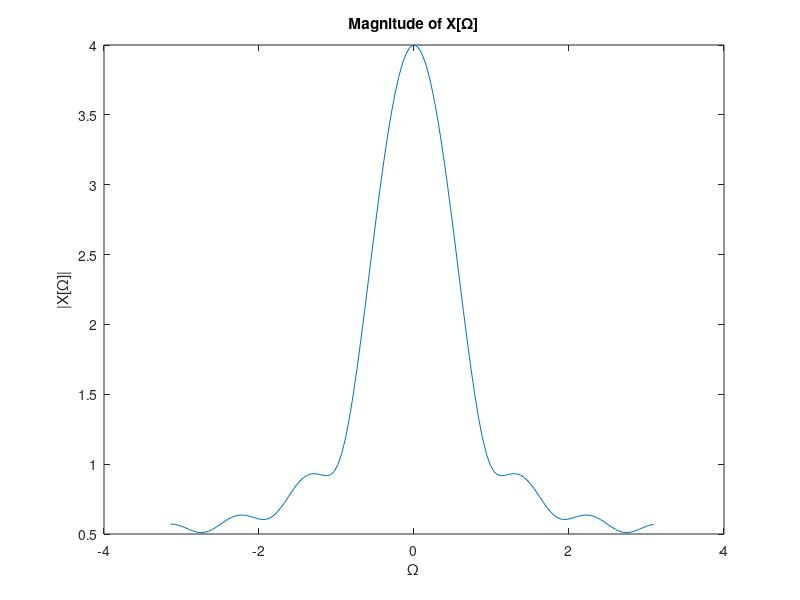
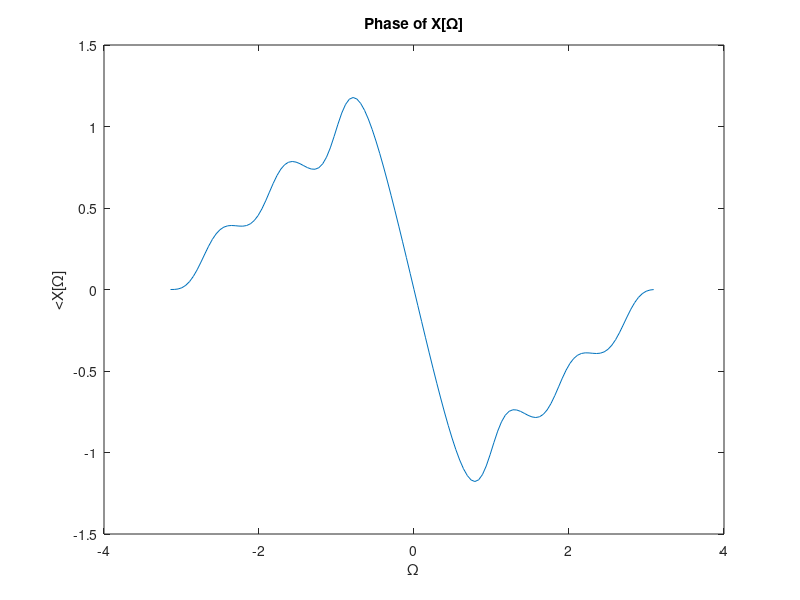
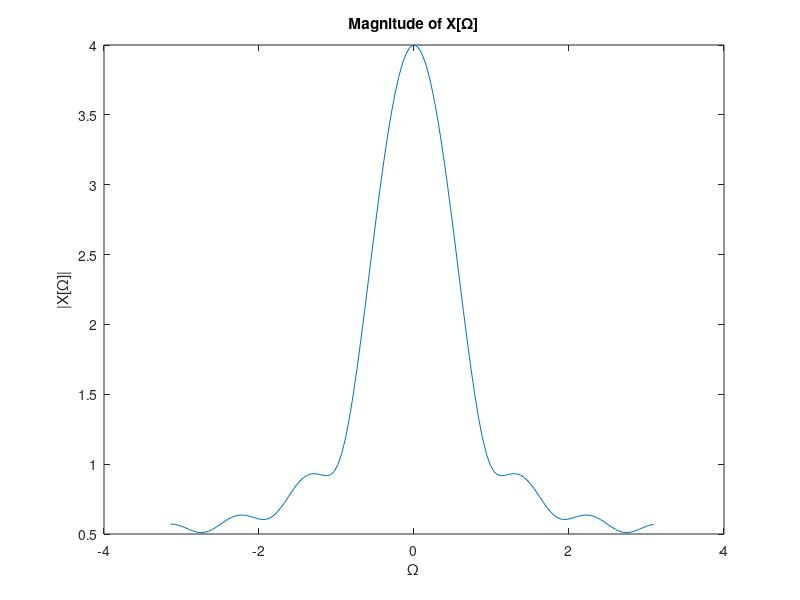
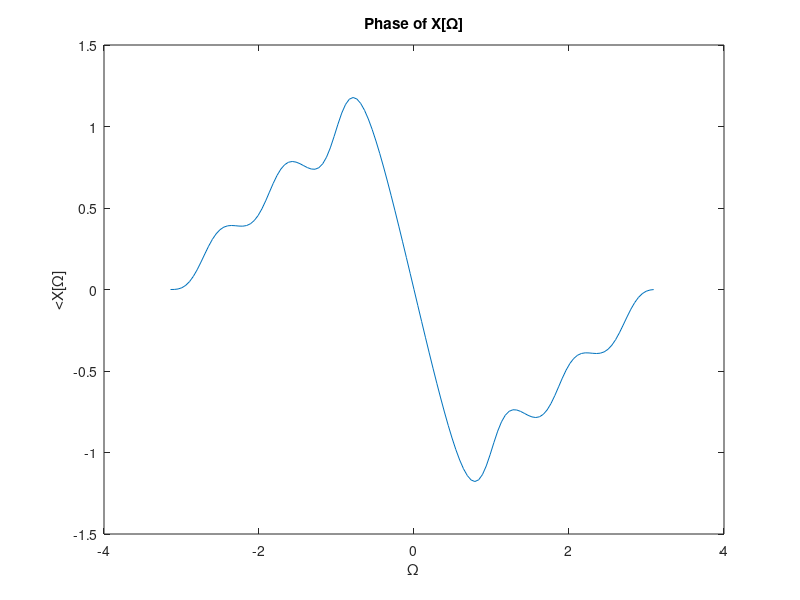

MATLAB code for these plots, in order:
%% A) Discrete-Time Fourier Series (DTFT)
%%% Part 1 - DTFT
clc
clear
N0 = 128;
n = 0:N0-1;
ohm = (2*pi/128).*(-64:63);

x = [1 (6/7) (5/7) (4/7) (3/7) (2/7) (1/7) zeros(1, 121)];
X = fft(x);

figure;
plot(ohm, fftshift(abs(X)));
title('Magnitude of X[Ω]')
xlabel('Ω')
ylabel('|X[Ω]|')

figure;
plot(ohm, fftshift(angle(X)));
title('Phase of X[Ω]')
xlabel('Ω')
ylabel('<X[Ω]')

% figure;
% plot(ohm, abs(X));
% title('Magnitude of X[Ω]')
% xlabel('Ω')
% ylabel('|X[Ω]|')
% 
% figure;
% plot(ohm, angle(X));
% title('Phase of X[Ω]')
% xlabel('Ω')
% ylabel('<X[Ω]')

%% Part 2 - FTDT by Hand
clc
clear
ohm = (2*pi/128).*(-64:63);

X = 1 + (6/7).*exp(-1i.*ohm) ...
    + (5/7).*exp(-1i.*2.*ohm) ...
    + (4/7).*exp(-1i.*3.*ohm) ...
    + (3/7).*exp(-1i.*4.*ohm) ...
    + (2/7).*exp(-1i.*5.*ohm) ...
    + (1/7).*exp(-1i.*6.*ohm);

figure;
plot(ohm, abs(X));
title('Magnitude of X[Ω]')
xlabel('Ω')
ylabel('|X[Ω]|')



figure;
plot(ohm, angle(X));
title('Phase of X[Ω]')
xlabel('Ω')
ylabel('<X[Ω]')


%%
% 
%  yes the results of part 2 are consistent with part 1.
% 

%% Part 3 - IFFT of Hand Calculated DTFT
clc
clear
N0 = 128;
n = 0:N0-1;
ohm = (2*pi/128).*(-64:63);

X = 1 + (6/7).*exp(-1i.*ohm) ...
    + (5/7).*exp(-1i.*2.*ohm) ...
    + (4/7).*exp(-1i.*3.*ohm) ...
    + (3/7).*exp(-1i.*4.*ohm) ...
    + (2/7).*exp(-1i.*5.*ohm) ...
    + (1/7).*exp(-1i.*6.*ohm);

% X = fftshift(X);

x = ifft(X);

figure;
stem(n, x);
title('Plot of x[n]')
xlabel('n')
ylabel('x[n]')

%%
% 
%  No the result isn't the same as x[n] since the definition of the IFFT
%  command in MATLAB requires an additional shift using the FFTSHIFT
%  command.
% 

%% B) Time Convolution
%%% Part 1 - DTFT plot of x[n]
clc
clear
n = (0:15);
u_c = @(t) 1.0.*(t>=0);
u = @(n) u_c(n).*(mod(n,1) == 0);
x = sin(2*pi*n/10).*(u(n) - u(n-10));

omega= linspace(-pi,pi,1001);
W_omega = exp(-1i).^((0:length(x)-1)'*omega);
X = (x*W_omega);

figure;
stem(n, x);
title('Plot of x[n]')
xlabel('n')
ylabel('x[n]')

figure;
plot(omega, abs(X));
title('Magnitude of X[Ω]')
xlabel('Ω')
ylabel('|X[Ω]|')

figure;
plot(omega, angle(X));
title('Phase of X[Ω]')
xlabel('Ω')
ylabel('<X[Ω]')


% Part 2 - DTFT plot of h[n]
n = (0:9);
x = u(n)-u(n-9);


omega= linspace(-pi,pi,1001);
W_omega = exp(-1i).^((0:length(x)-1)'*omega);
H = (x*W_omega);

figure;
stem(n, x);
title('Plot of h[n]')
xlabel('n')
ylabel('h[n]')

figure;
plot(omega, abs(H));
title('Magnitude of H[Ω]')
xlabel('Ω')
ylabel('|H[Ω]|')

figure;
plot(omega, angle(H));
title('Phase of H[Ω]')
xlabel('Ω')
ylabel('<H[Ω]')

% Part 3 - Convolution Plot of X[Ω] and H[Ω]

Y = X.*H;

figure;
plot(omega, abs(Y));
title('Magnitude of Y[Ω]')
xlabel('Ω')
ylabel('|Y[Ω]|')

figure;
plot(omega, angle(Y));
title('Phase of Y[Ω]')
xlabel('Ω')
ylabel('<Y[Ω]')



%% Part 4 - Convolution Plot of x[n] and h[n] by conv command
clc
clear
n = (0:15);
u_c = @(t) 1.0.*(t>=0);
u = @(n) u_c(n).*(mod(n,1) == 0);

h = u(0:9);
x = sin(2*pi*n/10).*(u(n) - u(n-10));
n=0:24;

y = conv(x, h);

figure;
stem(n, y);
title('plot of y[n] using conv command')
xlabel('n')
ylabel('y[n]')

% Part 5 - DTFT Plot of y[n] from Part 4

omega= linspace(-pi,pi,1001);
W_omega = exp(-1i).^((0:length(y)-1)'*omega);
Y = (y*W_omega);

figure;
plot(omega, abs(Y));
title('Magnitude of Y[Ω] from part 4')
xlabel('Ω')
ylabel('|Y[Ω]|')

figure;
plot(omega, angle(Y));
title('Phase of Y[Ω]')
xlabel('Ω')
ylabel('<Y[Ω]')

%%
% 
%  Yes the same results were achieved in part 3 and 5, this is due to a
%  property of the fourier transform; The covolution of two functions in 
%  the time domain is equivelent to the product in the frequency domain.
% 

%% C) FIR Filter Design by Frequency Sampling
%%% Part 1 - High Pass FIR Filter
ohm0 = 2*pi/3;
N = 35;
n = 0:N-1;
Omega = linspace(0,2*pi*(1-1/N),N);
H_d = @(Omega) (mod(Omega,2*pi)>ohm0).*(mod(Omega,2*pi)<2*pi-ohm0);

H = H_d(Omega).*exp(-1i.*Omega.*((N-1)/2)); 
h = ifft(H);

figure;
plot(Omega, abs(H));
title('Original Highpass Filter Magnitude |Y[Ω]|')
xlabel('Ω')
ylabel('|H[Ω]|')

figure;
plot(Omega, angle(H));
title('Original Highpass Filter Phase <H[Ω]')
xlabel('Ω')
ylabel('<H[Ω]')

figure;
stem(n, h);
title('Impulse Response (h[n]) of Filter H[Ω]')
xlabel('n')
ylabel('h[n]')


%% Part 2 - Frequency Response from h[n] by freqz Command
H = freqz(h,1, 0:2*pi/1001:2*pi);
figure;
plot(0:2*pi/1001:2*pi, abs(H));
title('Highpass Filter Magnitude by freqz command')
xlabel('Ω')
ylabel('|Y[Ω]|')

%%
% 
%  Part 3 The result in part 2 is different from the ideal filter we 
%  started with in terms of the frequencies it permits. The ideal filter
%  has a strict cutoff frequency, whereas the result in part 2 has ripples
%  beyond the desired cutoff frequency. This is due to the impulse response
%  of an ideal highpass filter being noncausal and therefore physically
%  unrealizable 
% 

%% Part 4 - 71 points
clc
clear
ohm0 = 2*pi/3;
N = 71;
n = 0:N-1;
Omega = linspace(0,2*pi*(1-1/N),N);
H_d = @(Omega) (mod(Omega,2*pi)>ohm0).*(mod(Omega,2*pi)<2*pi-ohm0);

H = H_d(Omega).*exp(-1i.*Omega.*((N-1)/2)); 
h = ifft(H);

figure;
plot(Omega, abs(H));
title('Original Highpass Filter')
xlabel('Ω')
ylabel('|Y[Ω]|')

figure;
plot(Omega, angle(H));
title('Original Highpass Filter Phase <H[Ω]')
xlabel('Ω')
ylabel('<H[Ω]')

figure;
stem(n, h);
title('Impulse Response (h[n]) of Filter Y[Ω]')
xlabel('n')
ylabel('h[n]')


%%
% 
%  Part 5
%  Increasing N increases the 'resolution' since we get a more accurate
%  representation of the impulse response due to the existance of more points 
%  and a more unique signal representation.
% 

